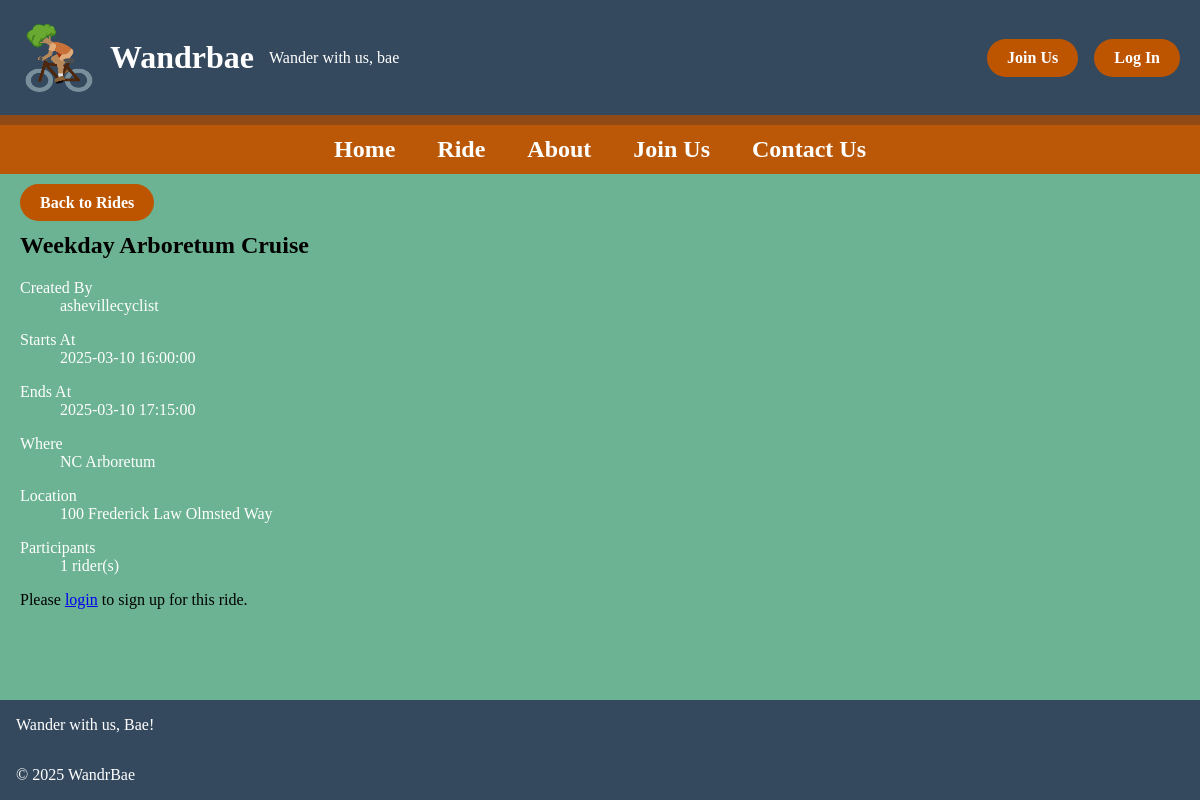
Screenshot of /detail.php?id=3 with the database file from the repository.
### tables this page shows
CREATE TABLE `ride` (
  `ride_id` int(11) NOT NULL,
  `ride_name` varchar(100) NOT NULL,
  `created_by` int(11) NOT NULL,
  `route_id` int(10) UNSIGNED NOT NULL,
  `start_time` datetime NOT NULL,
  `end_time` datetime NOT NULL,
  `location_name` varchar(100) NOT NULL,
  `street_address` varchar(100) NOT NULL,
  `city` varchar(50) NOT NULL,
  `state` char(2) NOT NULL,
  `zip_code` varchar(10) NOT NULL
);

CREATE TABLE `user` (
  `user_id` int(11) NOT NULL,
  `user_role_id` int(11) NOT NULL,
  `username` varchar(100) NOT NULL,
  `first_name` varchar(100) NOT NULL,
  `last_name` varchar(100) NOT NULL,
  `email` varchar(255) NOT NULL,
  `password` varchar(255) NOT NULL,
  `is_member` tinyint(1) NOT NULL DEFAULT 1,
  `hashed_password` varchar(255) NOT NULL
);

### private/classes/ride.class.php (called while the page is built, shortened)
<?php
class Ride
{
  static protected $database;
  static public function set_database($database)
  {
    self::$database = $database;
  }
  static public function find_by_sql($sql)
  {
    $result = self::$database->query($sql);
    $object_array = [];
    while ($record = $result->fetch_assoc()) {
      $object_array[] = self::instantiate($record);
    }
    return $object_array;
  }
  static public function find_by_id($id)
  {
    $sql = "SELECT r.*, u.username FROM ride r ";
    $sql .= "LEFT JOIN user u ON r.created_by = u.user_id ";
    $sql .= "WHERE r.ride_id='" . self::$database->escape_string($id) . "'";
    $obj_array = self::find_by_sql($sql);
    if (!empty($obj_array)) {
      return array_shift($obj_array);
    } else {
      return false;
    }
  }
  static protected function instantiate($record)
  {
    $object = new self;
    foreach ($record as $property => $value) {
      if (property_exists($object, $property)) {
        $object->$property = $value;
      }
    }
    return $object;
  }
}

### private/classes/rideparticipant.class.php (called while the page is built, shortened)
<?php
class RideParticipant
{
  static protected $database;
  static public function set_database($database)
  {
    self::$database = $database;
  }
  static public function count_participants_for_ride($ride_id)
  {
    $sql = "SELECT COUNT(*) as count FROM ride_participant ";
    $sql .= "WHERE ride_id='" . self::$database->escape_string($ride_id) . "'";
    $result = self::$database->query($sql);
    $row = $result->fetch_assoc();
    return $row['count'];
  }
}

### private/initialize.php (called while the page is built, shortened)
<?php
require_once('functions.php');
$user_session = new UserSession;

### private/classes/usersession.class.php (called while the page is built, shortened)
<?php
class UserSession
{
  private $user_id;
  public function is_logged_in()
  {
    return isset($this->user_id);
  }
}

### public/detail.php (the view, shortened to what this page needs)
<?php require_once('../private/initialize.php'); ?>
<?php
$id = $_GET['id'] ?? false;
$ride = Ride::find_by_id($id);
$current_participants = RideParticipant::count_participants_for_ride($id);
$is_signed_up = false;
?>
<div id="main">
  <section>
    <a class="btn" href="ride.php">Back to Rides</a>
    <div id="page">
      <div class="detail">
        <h1><?php echo h($ride->ride_name); ?></h1>
        <dl>
          <dt>Created By</dt>
          <dd><?php echo h($ride->username); ?></dd>
        </dl>
        <dl>
          <dt>Starts At</dt>
          <dd><?php echo h($ride->start_time); ?></dd>
        </dl>
        <dl>
          <dt>Ends At</dt>
          <dd><?php echo h($ride->end_time); ?></dd>
        </dl>
        <dl>
          <dt>Where</dt>
          <dd><?php echo h($ride->location_name); ?></dd>
        </dl>
        <dl>
          <dt>Location</dt>
          <dd><?php echo h($ride->street_address); ?></dd>
        </dl>
        <dl>
          <dt>Participants</dt>
          <dd><?php echo $current_participants; ?> rider(s)</dd>
        </dl>
        <div class="signup-area">
          <?php if ($user_session->is_logged_in()) { ?>
            <?php if ($is_signed_up) { ?>
              <p class="alert success">You are signed up for this ride!</p>
              <form action="<?php echo url_for('/members/rides/cancel_signup.php'); ?>" method="post">
                <input type="hidden" name="ride_id" value="<?php echo h($id); ?>">
                <button type="submit" class="btn btn-danger" onclick="return confirm('Are you sure you want to cancel your signup?');">Cancel My Signup</button>
              </form>
            <?php } else { ?>
              <a href="<?php echo url_for('/members/rides/signup.php?ride_id=' . h($id)); ?>" class="btn">Sign Up for This Ride</a>
            <?php } ?>
          <?php } else { ?>
            <p>Please <a href="<?php echo url_for('/login.php'); ?>">login</a> to sign up for this ride.</p>
          <?php } ?>
        </div>
      </div>
    </section>
  </div>
<?php include(SHARED_PATH . '/public_footer.php'); ?>

### public/stylesheets/public.css (style rules this page uses)
body { display:flex; flex-direction: column; margin: 0; min-height: 100vh; }
main, #main { background-color: #6cb393; flex:1; }
.btn { background-color: #bd5500; border-radius: 25px; color: white; font-weight: bold; padding: 10px 20px; text-align: center; text-decoration: none; }
section { padding: 20px; }
small, dl, dt, dd { color: #fff; }

### rows the page displays
ride: ride_name "Weekday Arboretum Cruise", created_by.username "ashevillecyclist", start_time "2025-03-10 16:00:00", end_time "2025-03-10 17:15:00", location_name "NC Arboretum", street_address "100 Frederick Law Olmsted Way"

### other values shown
$current_participants "1"
